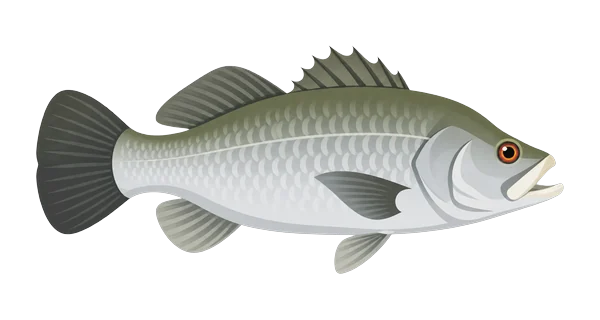
#> input picture species-barramundi.webp, 600 x 320 px
$ python -i prepare-species.py   (imports and definitions only)
#> lines starting #> are read from the running program, lines starting #| are printed output that depends on the picture; after the words box and inside, x2 and y2 are one past the last pixel; in counts of white or black regions, pixels touching at a corner belong together
"""
Prepare species illustrations for the app (development tool, not deployed).

    python3 tools/prepare-species.py SOURCE_DIR [SOURCE_DIR ...]

Each SOURCE_DIR holds PNGs named after a species (snapper.png, mangrove_jack.png,
yellowfin_bream.png ...). Later folders win, so a folder of redrawn images can
be passed after the original set. Writes species-<name>.webp to the repo root,
named after the app's own species names (config.js SEASON and RIVER_SEASON), e.g.
species-mangrove-jack.webp.

For each image:
  1. clears the near-invisible haze (alpha <= 10) left by background removal
  2. removes stray pieces of neighbouring animals left from cutting up a sheet:
     keeps the main shape plus anything within a few pixels of it
  3. trims to the artwork and centres it on a common 15:8 canvas with even
     padding, so every card lines up; never stretches or crops the art
  4. saves 600x320 WebP, transparency kept

Needs Pillow, numpy and scipy.
"""
import hashlib
import os
import re
import sys

import numpy as np
from PIL import Image
from scipy import ndimage

ROOT = os.path.join(os.path.dirname(os.path.abspath(__file__)), '..')
W, H, PAD = 600, 320, 0.06
NEAR = 4  # px at source size: solid pieces this close to the main shape are kept
EDGE = 4  # px of soft edge restored around what is kept

# Hand fixes for stray bits that touch the animal, so the shape test can't
# separate them. Keyed by the source file's SHA-1 (first 12 characters) so a
# fix can never land on a different drawing: box in source pixels, and only
# grey pixels inside it are cleared. The v4.8.1 artwork needs none.
ERASE_GREY = {}

# Longer names used by the illustration set -> the app's species names.
ALIASES = {
    'yellowfin bream': 'Bream',
    'blue tuskfish': 'Tuskfish',
    'dusky flathead': 'Flathead',
    'sand whiting': 'Whiting',
    'king threadfin': 'Threadfin',
    'goldspot estuary cod': 'Estuary cod',
    'giant trevally': 'Trevally',
    'banana prawn': 'Prawns',
    'banana prawns': 'Prawns',
    'jewfish': 'Mulloway',
}


def app_species():
    src = open(os.path.join(ROOT, 'config.js'), encoding='utf8').read()
    names = set()
    for block in re.findall(r'\bsp:\s*\[([^\]]*)\]', src):
        names.update(re.findall(r"'([^']+)'", block))
    return names


def slug(name):
    return 'species-' + re.sub(r'[^a-z0-9]+', '-', name.lower()).strip('-') + '.webp'


def clean(path):
#> called with path = '../species-barramundi.webp'
    a = np.array(Image.open(path).convert('RGBA'))
#> a is the input picture: shape (320, 600, 4); mean R, G, B, A 57, 58.1, 55.2, 89.9
    al = a[..., 3]
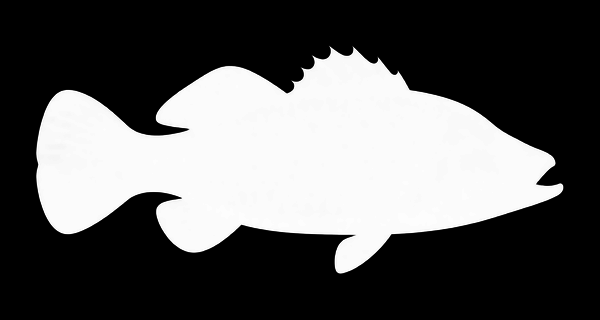
#> al: shape (320, 600); min 0, max 255, mean 89.9
    al[al <= 10] = 0
#> al: shape (320, 600); 0.19% of pixels changed, all inside (x1, y1, x2, y2) = (36, 45, 559, 274)
    digest = hashlib.sha1(open(path, 'rb').read()).hexdigest()[:12]
    for x0, y0, x1, y1 in ERASE_GREY.get(digest, []):
        box = a[y0:y1, x0:x1].astype(int)
        grey = (abs(box[..., 0] - box[..., 1]) < 40) & (abs(box[..., 1] - box[..., 2]) < 40)
        a[y0:y1, x0:x1, 3][grey] = 0
    # Label only the solid parts, so a faint anti-aliased bridge can't join a
    # neighbour's fin to this animal; then grow back over the soft edge.
    solid = al > 96
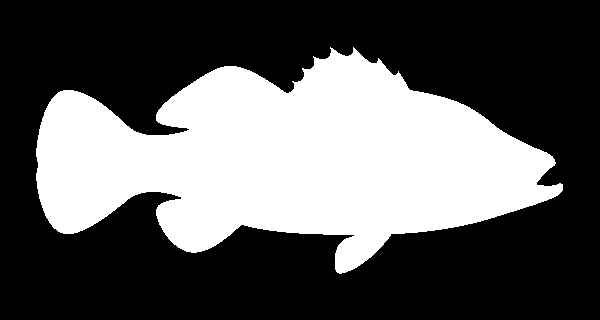
#> solid: shape (320, 600) bool; 36% white; 1 white region, box (x1, y1, x2, y2) and area: (36, 47, 563, 274) 69030
    lab, n = ndimage.label(solid, structure=np.ones((3, 3)))
#> n = 1
    if n == 0:
        raise SystemExit(path + ' is empty')
    sizes = ndimage.sum(np.ones_like(al), lab, range(1, n + 1))
#> sizes = [69030]
    main = lab == (int(np.argmax(sizes)) + 1)
    near = ndimage.binary_dilation(main, iterations=NEAR)
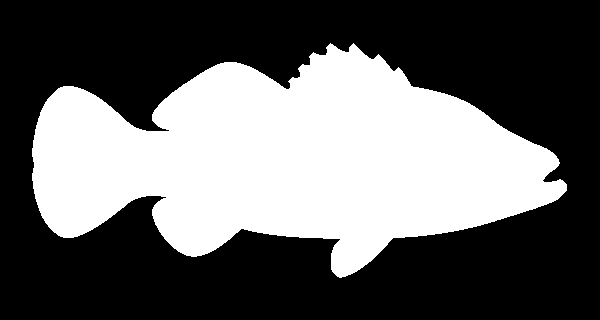
#> near: shape (320, 600) bool; 38.9% white; 1 white region, box (x1, y1, x2, y2) and area: (32, 43, 567, 278) 74779
    keep = np.isin(lab, np.unique(lab[near & (lab > 0)]))
    mask = ndimage.binary_dilation(keep, iterations=EDGE) & (al > 0)
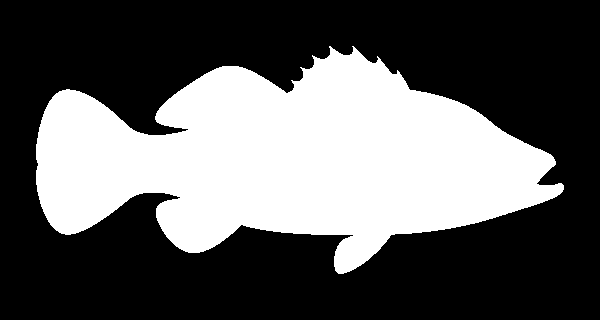
#> mask: shape (320, 600) bool; 36.3% white; 1 white region, box (x1, y1, x2, y2) and area: (36, 46, 564, 274) 69722
    al[~mask] = 0
    a[..., 3] = al
    a[al == 0, :3] = 0
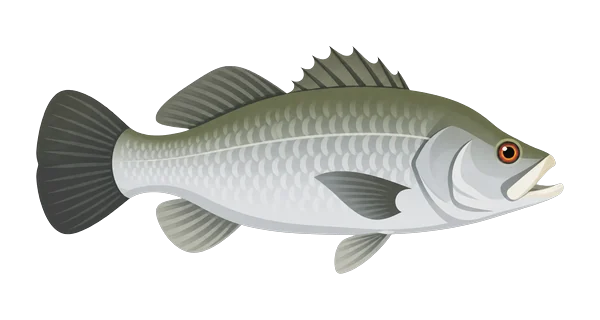
#> a: shape (320, 600, 4); mean R, G, B, A 53.6, 54.6, 51.8, 89.9; transparent parts drawn white
    ys, xs = np.nonzero(al)
    art = Image.fromarray(a).crop((xs.min(), ys.min(), xs.max() + 1, ys.max() + 1))
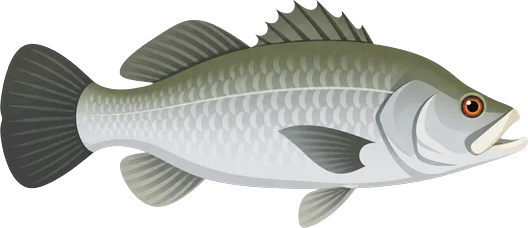
#> art: PIL image 528x228 RGBA; mean R, G, B, A 85.4, 87.1, 82.6, 143.4; transparent parts drawn white
    s = min(W * (1 - 2 * PAD) / art.width, H * (1 - 2 * PAD) / art.height)
#> s = 1
    art = art.resize((max(1, round(art.width * s)), max(1, round(art.height * s))), Image.LANCZOS)
    out = Image.new('RGBA', (W, H), (0, 0, 0, 0))
#> out: PIL image 600x320 RGBA; every value is 0
    out.paste(art, ((W - art.width) // 2, (H - art.height) // 2), art)
    return out


def main(dirs):
    known = {n.lower(): n for n in app_species()}
    chosen = {}
    for d in dirs:
        for f in sorted(os.listdir(d)):
            if not f.lower().endswith('.png'):
                continue
            key = os.path.splitext(f)[0].replace('_', ' ').replace('-', ' ').lower()
            name = known.get(key) or ALIASES.get(key)
            if not name:
                print('  ? no species for', f)
                continue
            chosen[name] = os.path.join(d, f)
    for name in sorted(chosen):
        dest = os.path.join(ROOT, slug(name))
        clean(chosen[name]).save(dest, 'WEBP', quality=86, method=6, alpha_quality=100)
        print(f'  {name:18s} <- {os.path.relpath(chosen[name])}  {os.path.getsize(dest) / 1024:.1f} KB')
    missing = sorted(set(known.values()) - set(chosen))
    if missing:
        print('  no image (keeps its drawing):', ', '.join(missing))


# [4 lines not run here, left out]

>>> result = clean('../species-barramundi.webp')

$ run again, on species-flathead.webp
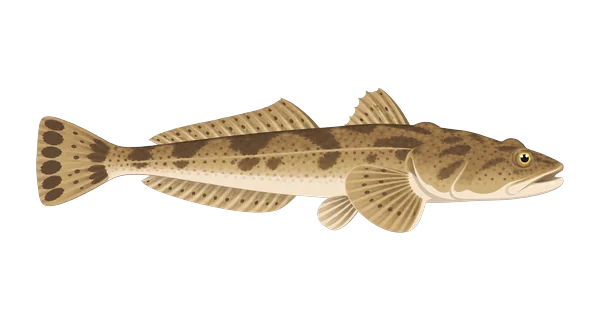
#> input picture species-flathead.webp, 600 x 320 px
#> in clean, a is the input picture: shape (320, 600, 4); mean R, G, B, A 40.5, 34.2, 25.3, 53.5
#> in clean, `solid = al > 96`:
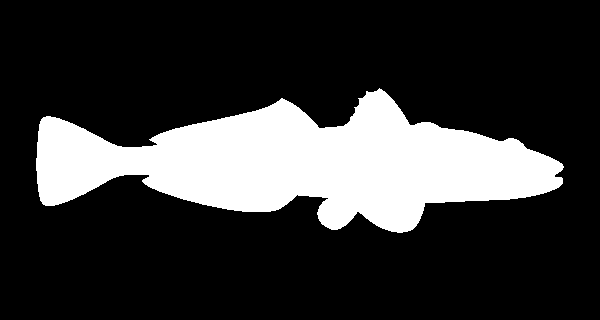
#> solid: shape (320, 600) bool; 21.4% white; 1 white region, box (x1, y1, x2, y2) and area: (36, 88, 564, 233) 41098
#> n = 1
#> sizes = [41098]
#> near: shape (320, 600) bool; 24% white; 1 white region, box (x1, y1, x2, y2) and area: (32, 84, 568, 237) 46095
#> mask: shape (320, 600) bool; 21.7% white; 1 white region, box (x1, y1, x2, y2) and area: (36, 87, 564, 233) 41687
#> in clean, `art = Image.fromarray(a).crop((xs.min(), ys.min(), xs.max() + 1, ys.ma..`:
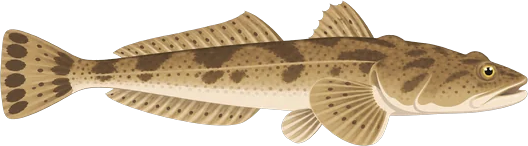
#> art: PIL image 528x146 RGBA; mean R, G, B, A 92.5, 77, 55.2, 133.3; transparent parts drawn white
